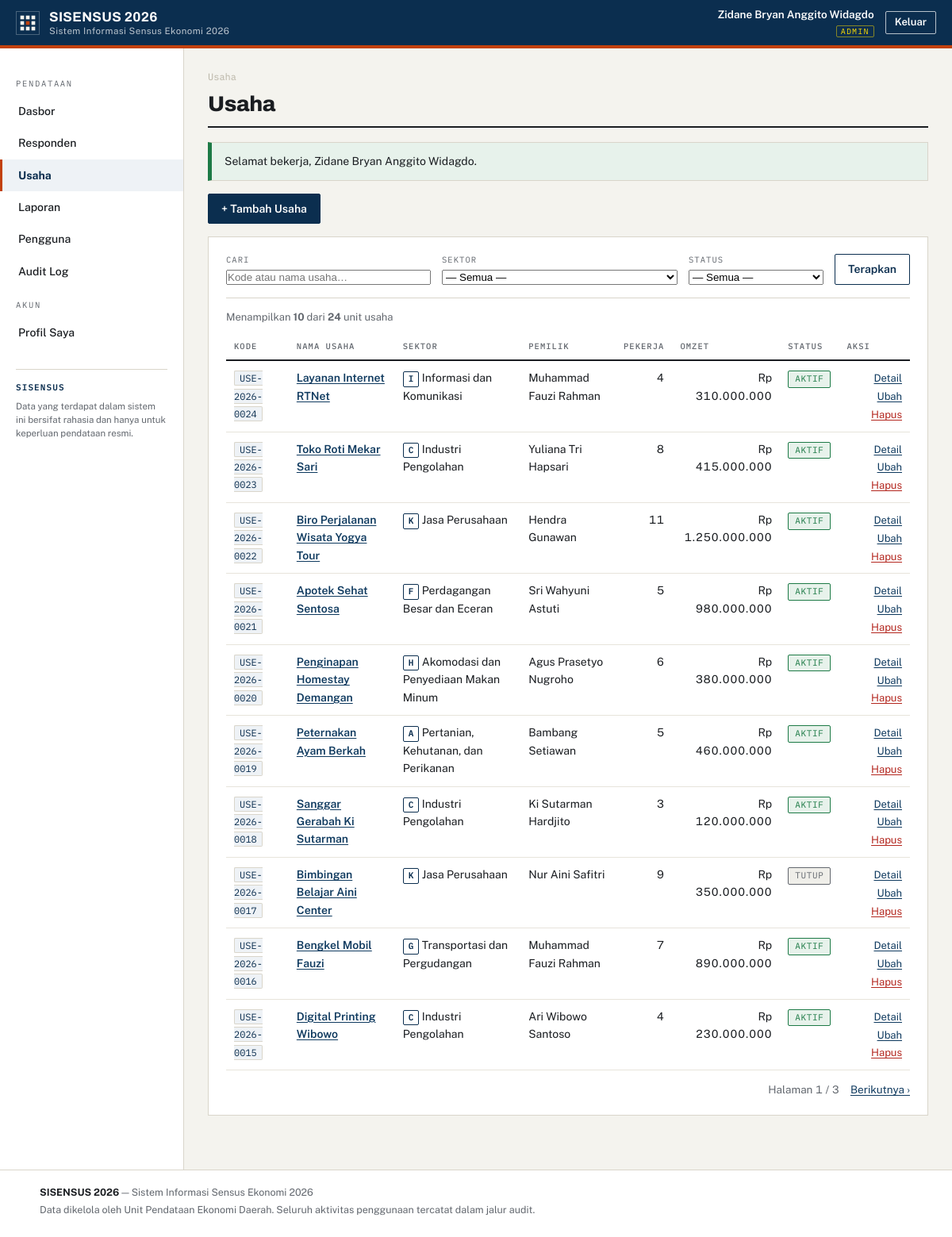
The page /usaha/index.php (signed in) on the database its author committed.
### tables this page shows
CREATE TABLE users (
  id                    INT UNSIGNED NOT NULL AUTO_INCREMENT,
  username              VARCHAR(50)  NOT NULL,
  email                 VARCHAR(120) NOT NULL,
  password_hash         VARCHAR(255) NOT NULL,
  full_name             VARCHAR(100) NOT NULL,
  role                  ENUM('admin','operator','pimpinan') NOT NULL DEFAULT 'operator',
  is_active             TINYINT(1)   NOT NULL DEFAULT 1,
  failed_login_attempts INT UNSIGNED NOT NULL DEFAULT 0,
  locked_until          DATETIME     NULL DEFAULT NULL,
  last_login_at         DATETIME     NULL DEFAULT NULL,
  created_at            DATETIME     NOT NULL DEFAULT CURRENT_TIMESTAMP,
  updated_at            DATETIME     NOT NULL DEFAULT CURRENT_TIMESTAMP ON UPDATE CURRENT_TIMESTAMP,
  PRIMARY KEY (id),
  UNIQUE KEY uq_users_username (username),
  UNIQUE KEY uq_users_email (email),
  KEY idx_users_role (role)
);

CREATE TABLE usaha (
  id              INT UNSIGNED NOT NULL AUTO_INCREMENT,
  kode_usaha      VARCHAR(20)  NOT NULL,
  nama_usaha      VARCHAR(150) NOT NULL,
  responden_id    INT UNSIGNED NOT NULL,
  sektor_id       INT UNSIGNED NOT NULL,
  wilayah_id      INT UNSIGNED NOT NULL,
  alamat_usaha    VARCHAR(255) NOT NULL,
  tahun_mulai     SMALLINT UNSIGNED NOT NULL,
  jumlah_pekerja  INT UNSIGNED NOT NULL DEFAULT 0,
  omzet_tahunan   DECIMAL(15,2) NOT NULL DEFAULT 0.00,
  status_usaha    ENUM('aktif','tutup','baru') NOT NULL DEFAULT 'aktif',
  keterangan      TEXT         NULL,
  created_by      INT UNSIGNED NULL DEFAULT NULL,
  created_at      DATETIME     NOT NULL DEFAULT CURRENT_TIMESTAMP,
  updated_at      DATETIME     NOT NULL DEFAULT CURRENT_TIMESTAMP ON UPDATE CURRENT_TIMESTAMP,
  PRIMARY KEY (id),
  UNIQUE KEY uq_usaha_kode (kode_usaha),
  KEY idx_usaha_nama (nama_usaha),
  KEY idx_usaha_responden (responden_id),
  KEY idx_usaha_sektor (sektor_id),
  KEY idx_usaha_wilayah (wilayah_id),
  KEY idx_usaha_omzet (omzet_tahunan),
  KEY idx_usaha_creator (created_by),
  CONSTRAINT fk_usaha_responden FOREIGN KEY (responden_id)
    REFERENCES responden (id) ON DELETE RESTRICT ON UPDATE CASCADE,
  CONSTRAINT fk_usaha_sektor FOREIGN KEY (sektor_id)
    REFERENCES sektor (id) ON DELETE RESTRICT ON UPDATE CASCADE,
  CONSTRAINT fk_usaha_wilayah FOREIGN KEY (wilayah_id)
    REFERENCES wilayah (id) ON DELETE RESTRICT ON UPDATE CASCADE,
  CONSTRAINT fk_usaha_creator FOREIGN KEY (created_by)
    REFERENCES users (id) ON DELETE SET NULL ON UPDATE CASCADE,
  CONSTRAINT chk_usaha_tahun CHECK (tahun_mulai BETWEEN 1800 AND 2100)
);

CREATE TABLE sektor (
  id        INT UNSIGNED NOT NULL AUTO_INCREMENT,
  kode      VARCHAR(4)   NOT NULL,
  nama      VARCHAR(120) NOT NULL,
  deskripsi TEXT         NULL,
  PRIMARY KEY (id),
  UNIQUE KEY uq_sektor_kode (kode)
);

CREATE TABLE responden (
  id               INT UNSIGNED NOT NULL AUTO_INCREMENT,
  nik              VARCHAR(16)  NOT NULL,
  nama_lengkap     VARCHAR(100) NOT NULL,
  jenis_kelamin    ENUM('L','P') NOT NULL,
  tanggal_lahir    DATE         NOT NULL,
  alamat           VARCHAR(255) NOT NULL,
  wilayah_id       INT UNSIGNED NOT NULL,
  telepon          VARCHAR(20)  NULL DEFAULT NULL,
  pendidikan       ENUM('Tidak Sekolah','SD/Sederajat','SMP/Sederajat',
                        'SMA/Sederajat','Diploma','Sarjana','Pascasarjana')
                   NOT NULL DEFAULT 'SMA/Sederajat',
  pekerjaan_utama  VARCHAR(100) NULL DEFAULT NULL,
  status           ENUM('aktif','nonaktif') NOT NULL DEFAULT 'aktif',
  created_by       INT UNSIGNED NULL DEFAULT NULL,
  created_at       DATETIME     NOT NULL DEFAULT CURRENT_TIMESTAMP,
  updated_at       DATETIME     NOT NULL DEFAULT CURRENT_TIMESTAMP ON UPDATE CURRENT_TIMESTAMP,
  PRIMARY KEY (id),
  UNIQUE KEY uq_responden_nik (nik),
  KEY idx_responden_nama (nama_lengkap),
  KEY idx_responden_wilayah (wilayah_id),
  KEY idx_responden_creator (created_by),
  CONSTRAINT fk_responden_wilayah FOREIGN KEY (wilayah_id)
    REFERENCES wilayah (id) ON DELETE RESTRICT ON UPDATE CASCADE,
  CONSTRAINT fk_responden_creator FOREIGN KEY (created_by)
    REFERENCES users (id) ON DELETE SET NULL ON UPDATE CASCADE
);

### app/helpers.php (called while the page is built, shortened)
<?php
function e(?string $value): string
{
    return htmlspecialchars((string)$value, ENT_QUOTES | ENT_SUBSTITUTE, 'UTF-8');
}
function u(string $path): string
{
    return BASE_URL . '/' . ltrim($path, '/');
}
function flash_get(): ?array
{
    if (isset($_SESSION['flash'])) {
        $f = $_SESSION['flash'];
        return $f;
    }
    return null;
}
function format_rupiah($value): string
{
    return 'Rp ' . number_format((float)$value, 0, ',', '.');
}
function int_input(string $key, int $default = 0): int
{
    $v = $_GET[$key] ?? $_POST[$key] ?? $default;
    return (int)$v;
}
function str_input(string $key, string $default = ''): string
{
    $v = $_GET[$key] ?? $_POST[$key] ?? $default;
    return is_string($v) ? trim($v) : $default;
}

### app/auth.php (called while the page is built, shortened)
<?php
function current_user(): ?array
{
    static $cached = false;
    static $user = null;
    if ($cached) return $user;
    $cached = true;
    $stmt = db()->prepare(
        'SELECT id, username, email, full_name, role, is_active
         FROM users WHERE id = ? AND is_active = 1 LIMIT 1'
    );
    $stmt->execute([(int)$_SESSION['user_id']]);
    $user = $stmt->fetch() ?: null;
    return $user;
}
function is_logged_in(): bool
{
    return current_user() !== null;
}
function require_login(): array
{
    $user = current_user();
    return $user;
}
function can_edit_data(): bool
{
    $user = current_user();
    return $user !== null && in_array($user['role'], ['admin', 'operator'], true);
}

### app/db.php (called while the page is built, shortened)
<?php
function db(): PDO
{
    static $pdo = null;
    if ($pdo === null) {
        $dsn = sprintf(
            'mysql:host=%s;port=%s;dbname=%s;charset=utf8mb4',
            DB_HOST, DB_PORT, DB_NAME
        );
        try {
            $pdo = new PDO($dsn, DB_USER, DB_PASS, [
                PDO::ATTR_ERRMODE            => PDO::ERRMODE_EXCEPTION,
                PDO::ATTR_DEFAULT_FETCH_MODE => PDO::FETCH_ASSOC,
                PDO::ATTR_EMULATE_PREPARES   => false,
                PDO::ATTR_STRINGIFY_FETCHES  => false,
            ]);
        } catch (PDOException $e) {
            error_log('[DB] ' . $e->getMessage());
            http_response_code(500);
            echo '<!doctype html><html lang="id"><meta charset="utf-8">'
               . '<title>Kesalahan Server</title>'
               . '<body style="font-family:sans-serif;text-align:center;padding-top:10vh">'
               . '<h1>503 — Layanan basis data tidak tersedia</h1>'
               . '<p>Silakan hubungi administrator sistem.</p></body></html>';
            exit;
        }
    }
    return $pdo;
}

### app/bootstrap.php (called while the page is built, shortened)
<?php
require_once __DIR__ . '/db.php';
require_once __DIR__ . '/helpers.php';
require_once __DIR__ . '/auth.php';
if (is_logged_in()) {
    $now = time();
    if (isset($_SESSION['last_activity']) && ($now - $_SESSION['last_activity']) > SESSION_IDLE_TIMEOUT) {
        audit_log('LOGOUT_IDLE', null, null, 'Sesi berakhir karena idle');
        session_unset();
        session_destroy();
        session_start();
        session_regenerate_id(true);
        flash_set('peringatan', 'Sesi Anda berakhir karena tidak ada aktivitas. Silakan masuk kembali.');
        redirect('login.php');
    }
    if (isset($_SESSION['session_start']) && ($now - $_SESSION['session_start']) > SESSION_ABS_TIMEOUT) {
        audit_log('LOGOUT_ABSOLUTE', null, null, 'Sesi mencapai batas absolut');
        session_unset();
        session_destroy();
        session_start();
        session_regenerate_id(true);
        flash_set('peringatan', 'Masa sesi habis. Silakan masuk kembali.');
        redirect('login.php');
    }
    $_SESSION['last_activity'] = $now;
    if (!isset($_SESSION['session_start'])) {
        $_SESSION['session_start'] = $now;
    }
}

### usaha/index.php (the view, shortened to what this page needs)
<?php
require_once __DIR__ . '/../app/bootstrap.php';
$user = require_login();
$q       = str_input('q', '');
$sektor  = int_input('sektor', 0);
$status  = str_input('status', '');
$page    = max(1, int_input('page', 1));
$perPage = 10;
$where = []; $params = [];
$whereSql = $where ? ('WHERE ' . implode(' AND ', $where)) : '';
$countStmt = db()->prepare("SELECT COUNT(*) c FROM usaha u {$whereSql}");
$countStmt->execute();
$total = (int)$countStmt->fetch()['c'];
$pages = max(1, (int)ceil($total / $perPage));
$page  = min($page, $pages);
$offset = ($page - 1) * $perPage;
$stmt = db()->prepare(
    "SELECT u.*, s.nama sektor_nama, s.kode sektor_kode, w.nama wilayah_nama, r.nama_lengkap pemilik
     FROM usaha u
     JOIN sektor s ON s.id = u.sektor_id
     JOIN wilayah w ON w.id = u.wilayah_id
     JOIN responden r ON r.id = u.responden_id
     {$whereSql}
     ORDER BY u.id DESC
     LIMIT {$perPage} OFFSET {$offset}"
);
$stmt->execute();
$rows = $stmt->fetchAll();
$active = 'usaha';
$page_title = 'Usaha';
$breadcrumb = ['Usaha' => null];
require __DIR__ . '/../templates/header_app.php';
?>
<?php if ($canEdit): ?>
<div class="page-actions">
  <a class="btn btn-primary" href="<?= e(u('usaha/tambah.php')) ?>">+ Tambah Usaha</a>
</div>
<?php endif; ?>
<section class="panel">
  <form class="filterbar" method="get" action="<?= e(u('usaha/index.php')) ?>">
    <div class="filter-field filter-grow">
      <label for="q">Cari</label>
      <input type="text" id="q" name="q" value="<?= e($q) ?>" placeholder="Kode atau nama usaha…">
    </div>
    <div class="filter-field">
      <label for="sektor">Sektor</label>
      <select id="sektor" name="sektor">
        <option value="0">— Semua —</option>
      </select>
    </div>
    <div class="filter-field">
      <label for="status">Status</label>
      <select id="status" name="status">
        <option value="">— Semua —</option>
      </select>
    </div>
    <div class="filter-actions">
      <button class="btn" type="submit">Terapkan</button>
    </div>
  </form>
  <p class="result-count">Menampilkan <strong><?= count($rows) ?></strong> dari <strong><?= number_format($total, 0, ',', '.') ?></strong> unit usaha</p>
  <table class="table">
    <thead>
      <tr>
        <th>Kode</th><th>Nama Usaha</th><th>Sektor</th><th>Pemilik</th><th class="td-right">Pekerja</th><th class="td-right">Omzet</th><th>Status</th><th class="td-right">Aksi</th>
      </tr>
    </thead>
    <tbody>
    <?php if (!$rows): ?>
      <tr><td colspan="8" class="empty">Tidak ada usaha yang cocok dengan pencarian.</td></tr>
    <?php else: foreach ($rows as $row): ?>
      <tr>
        <td><code class="kode"><?= e($row['kode_usaha']) ?></code></td>
        <td><a class="row-link" href="<?= e(u('usaha/detail.php?id=' . (int)$row['id'])) ?>"><?= e($row['nama_usaha']) ?></a></td>
        <td><span class="sektor-chip"><?= e($row['sektor_kode']) ?></span> <?= e($row['sektor_nama']) ?></td>
        <td><?= e($row['pemilik']) ?></td>
        <td class="td-right td-num"><?= number_format((int)$row['jumlah_pekerja'], 0, ',', '.') ?></td>
        <td class="td-right td-num"><?= e(format_rupiah($row['omzet_tahunan'])) ?></td>
        <td><span class="badge badge-<?= e($row['status_usaha']) ?>"><?= e($row['status_usaha']) ?></span></td>
        <td class="td-right row-actions">
          <a href="<?= e(u('usaha/detail.php?id=' . (int)$row['id'])) ?>">Detail</a>
          <?php if ($canEdit): ?>
            <a href="<?= e(u('usaha/ubah.php?id=' . (int)$row['id'])) ?>">Ubah</a>
            <form method="post" action="<?= e(u('usaha/hapus.php')) ?>" class="inline-form" data-confirm="Hapus unit usaha <?= e($row['nama_usaha']) ?>? Tindakan ini tidak dapat dibatalkan.">
              <button class="link-danger" type="submit">Hapus</button>
            </form>
          <?php endif; ?>
        </td>
      </tr>
    <?php endforeach; endif; ?>
    </tbody>
  </table>
  <?php if ($pages > 1): ?>
    <nav class="pagination" aria-label="Paginasi">
      <?php
      $mk = fn(int $p) => u('usaha/index.php?' . http_build_query(['q' => $q, 'sektor' => $sektor, 'status' => $status, 'page' => $p]));
      ?>
      <span class="pagination-info">Halaman <?= $page ?> / <?= $pages ?></span>
      <?php if ($page < $pages): ?><a href="<?= e($mk($page + 1)) ?>">Berikutnya ›</a><?php endif; ?>
    </nav>
  <?php endif; ?>
</section>
<?php require __DIR__ . '/../templates/footer.php'; ?>

### templates/header_app.php (shortened to what this page needs)
<?php
$user = current_user();
$canEdit = can_edit_data();
$isAdmin = ($user['role'] ?? '') === 'admin';
$nav = [
    'dashboard'  => ['label' => 'Dasbor',            'url' => 'dashboard.php',      'show' => true],
    'responden'  => ['label' => 'Responden',         'url' => 'responden/index.php','show' => true],
    'usaha'      => ['label' => 'Usaha',             'url' => 'usaha/index.php',    'show' => true],
    'laporan'    => ['label' => 'Laporan',           'url' => 'laporan.php',        'show' => true],
    'pengguna'   => ['label' => 'Pengguna',          'url' => 'pengguna/index.php', 'show' => $isAdmin],
    'audit'      => ['label' => 'Audit Log',         'url' => 'audit_log.php',      'show' => $isAdmin],
];
?>
<!doctype html>
<html lang="id">
<head>
<link rel="stylesheet" href="<?= e(u('assets/css/style.css')) ?>">
</head>
<body class="app">
<header class="app-topbar">
  <div class="app-topbar-inner">
    <div class="app-topbar-left">
      <a class="brand brand-on-dark" href="<?= e(u('dashboard.php')) ?>">
        <img class="brand-mark" src="<?= e(u('assets/img/logo.svg')) ?>" alt="Logo <?= e(APP_NAME) ?>" width="30" height="30">
        <span class="brand-text">
          <strong><?= e(APP_NAME) ?> <?= e(APP_YEAR) ?></strong>
          <span><?= e(APP_NAME_LONG) ?></span>
        </span>
      </a>
    </div>
    <div class="app-topbar-right">
      <div class="user-chip">
        <span class="user-chip-name"><?= e($user['full_name'] ?? '-') ?></span>
        <span class="user-chip-role"><?= e(strtoupper($user['role'] ?? '-')) ?></span>
      </div>
      <form method="post" action="<?= e(u('logout.php')) ?>" class="inline-form">
        <button class="btn btn-outline-light btn-sm" type="submit">Keluar</button>
      </form>
    </div>
  </div>
</header>
<div class="app-shell">
  <nav class="app-sidenav" id="app-sidenav" aria-label="Navigasi utama">
    <p class="sidenav-caption">Pendataan</p>
    <?php foreach ($nav as $key => $item): if (!$item['show']) continue; ?>
      <a class="sidenav-link<?= ($active ?? '') === $key ? ' is-active' : '' ?>" href="<?= e(u($item['url'])) ?>"><?= e($item['label']) ?></a>
    <?php endforeach; ?>
    <p class="sidenav-caption">Akun</p>
    <a class="sidenav-link<?= ($active ?? '') === 'profil' ? ' is-active' : '' ?>" href="<?= e(u('profil.php')) ?>">Profil Saya</a>
    <div class="sidenav-foot">
      <p class="sidenav-foot-title"><?= e(APP_NAME) ?></p>
      <p class="sidenav-foot-text">Data yang terdapat dalam sistem ini bersifat rahasia dan hanya untuk keperluan pendataan resmi.</p>
    </div>
  </nav>
  <main class="app-content" id="main-content">
    <?php if (!empty($breadcrumb)): ?>
      <nav class="breadcrumb" aria-label="Breadcrumb">
        <?php foreach ($breadcrumb as $label => $url): ?>
          <?php if ($url): ?>
            <a href="<?= e(u($url)) ?>"><?= e($label) ?></a><span aria-hidden="true">/</span>
          <?php else: ?>
            <span class="breadcrumb-here" aria-current="page"><?= e($label) ?></span>
          <?php endif; ?>
        <?php endforeach; ?>
      </nav>
    <?php endif; ?>
    <div class="page-head">
      <h1 class="page-title"><?= e($page_title ?? '') ?></h1>
    </div>
    <?php $flash = flash_get(); if ($flash): ?>
      <div class="flash flash-<?= e($flash['type']) ?>" role="status">
        <p><?= e($flash['msg']) ?></p>
      </div>
    <?php endif; ?>

### rows shown on the page
users: full_name "Zidane Bryan Anggito Widagdo", role "ADMIN"
usaha: kode_usaha "USE-2026-0024", nama_usaha "Layanan Internet RTNet", sektor.kode "I", sektor.nama "Informasi dan Komunikasi", responden.nama_lengkap "Muhammad Fauzi Rahman", jumlah_pekerja "4", omzet_tahunan "Rp 310.000.000", status_usaha "AKTIF"
usaha: kode_usaha "USE-2026-0023", nama_usaha "Toko Roti Mekar Sari", sektor.kode "C", sektor.nama "Industri Pengolahan", responden.nama_lengkap "Yuliana Tri Hapsari", jumlah_pekerja "8", omzet_tahunan "Rp 415.000.000", status_usaha "AKTIF"
usaha: kode_usaha "USE-2026-0022", nama_usaha "Biro Perjalanan Wisata Yogya Tour", sektor.kode "K", sektor.nama "Jasa Perusahaan", responden.nama_lengkap "Hendra Gunawan", jumlah_pekerja "11", omzet_tahunan "Rp 1.250.000.000", status_usaha "AKTIF"
usaha: kode_usaha "USE-2026-0021", nama_usaha "Apotek Sehat Sentosa", sektor.kode "F", sektor.nama "Perdagangan Besar dan Eceran", responden.nama_lengkap "Sri Wahyuni Astuti", jumlah_pekerja "5", omzet_tahunan "Rp 980.000.000", status_usaha "AKTIF"
usaha: kode_usaha "USE-2026-0020", nama_usaha "Penginapan Homestay Demangan", sektor.kode "H", sektor.nama "Akomodasi dan Penyediaan Makan Minum", responden.nama_lengkap "Agus Prasetyo Nugroho", jumlah_pekerja "6", omzet_tahunan "Rp 380.000.000", status_usaha "AKTIF"
usaha: kode_usaha "USE-2026-0019", nama_usaha "Peternakan Ayam Berkah", sektor.kode "A", sektor.nama "Pertanian, Kehutanan, dan Perikanan", responden.nama_lengkap "Bambang Setiawan", jumlah_pekerja "5", omzet_tahunan "Rp 460.000.000", status_usaha "AKTIF"
usaha: kode_usaha "USE-2026-0018", nama_usaha "Sanggar Gerabah Ki Sutarman", sektor.kode "C", sektor.nama "Industri Pengolahan", responden.nama_lengkap "Ki Sutarman Hardjito", jumlah_pekerja "3", omzet_tahunan "Rp 120.000.000", status_usaha "AKTIF"
usaha: kode_usaha "USE-2026-0017", nama_usaha "Bimbingan Belajar Aini Center", sektor.kode "K", sektor.nama "Jasa Perusahaan", responden.nama_lengkap "Nur Aini Safitri", jumlah_pekerja "9", omzet_tahunan "Rp 350.000.000", status_usaha "TUTUP"
usaha: kode_usaha "USE-2026-0016", nama_usaha "Bengkel Mobil Fauzi", sektor.kode "G", sektor.nama "Transportasi dan Pergudangan", responden.nama_lengkap "Muhammad Fauzi Rahman", jumlah_pekerja "7", omzet_tahunan "Rp 890.000.000", status_usaha "AKTIF"
usaha: kode_usaha "USE-2026-0015", nama_usaha "Digital Printing Wibowo", sektor.kode "C", sektor.nama "Industri Pengolahan", responden.nama_lengkap "Ari Wibowo Santoso", jumlah_pekerja "4", omzet_tahunan "Rp 230.000.000", status_usaha "AKTIF"

### other values the page prints
APP_NAME "SISENSUS"
APP_YEAR "2026"
APP_NAME_LONG "Sistem Informasi Sensus Ekonomi 2026"
$item['label'] "Dasbor"
$item['label'] "Responden"
$item['label'] "Usaha"
$item['label'] "Laporan"
$item['label'] "Pengguna"
$item['label'] "Audit Log"
$label "Usaha"
$page_title "Usaha"
$flash['msg'] "Selamat bekerja, Zidane Bryan Anggito Widagdo."
count($rows) "10"
$total "24"
$page "1"
